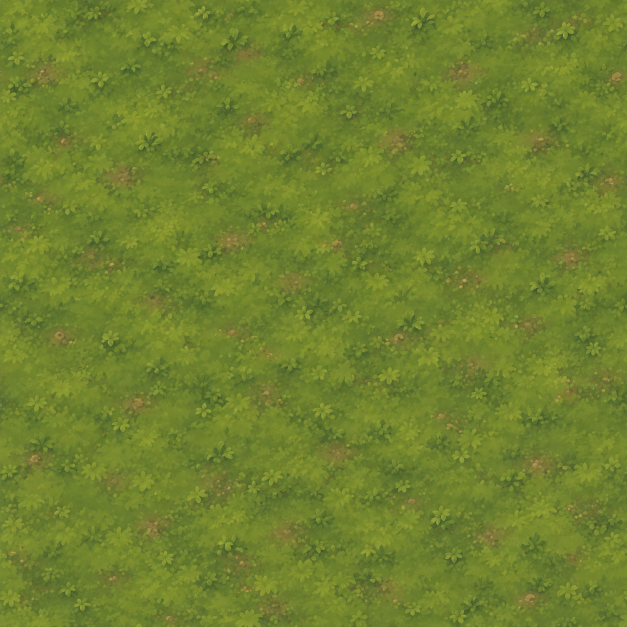
#> input picture art/redesign-m26/sources/ground_pradera.png, 1254 x 1254 px, found by its file name (shown at 1/2 size)
$ python make_sheets.py
#> lines starting #> are read from the running program, lines starting #| are printed output that depends on the picture
#!/usr/bin/env python3
"""T549: hoja de contacto (220 px y 34 px) de las tres piezas y recortes ampliados antes/después del nivel 15."""
from pathlib import Path
from PIL import Image, ImageDraw

HERE = Path(__file__).resolve().parent
ROOT = HERE.parents[1]
R = Image.Resampling.LANCZOS
names = [("ship_wreck", "supply_cart"), ("forge_ruin", "supply_depot"), ("ingot_pile", "supply_line_pole")]
ground = Image.open(ROOT / "assets/tiles/rendered/ground_pradera.png").convert("RGBA")
sheet = Image.new("RGBA", (3 * 250 + 20, 220 + 34 + 90), (30, 34, 38, 255))
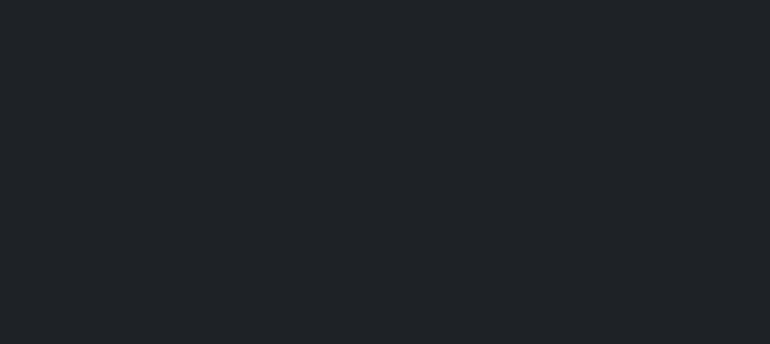
#> sheet: PIL image 770x344 RGBA; mean R, G, B, A 30, 34, 38, 255
d = ImageDraw.Draw(sheet)
for i, (n, key) in enumerate(names):
#> (the run stopped early here; a loop or call above may not have finished)
